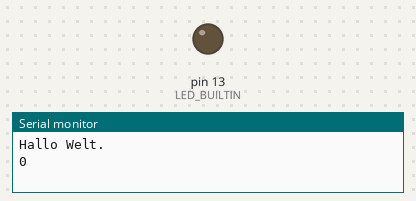
Simulated run of this sketch. Board: Arduino Uno, built with avr-gcc and run on an emulated ATmega328P. On the bench: output pins drawn as LEDs (lit = HIGH), the last lines printed to the serial monitor.

Above: at 0.5 s.
At 35.7 s:
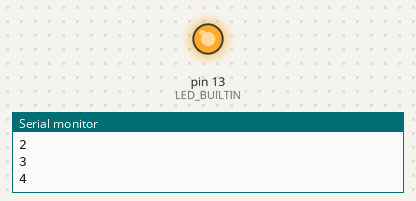
Timing chart, 0 to 36.4 s (numbered marks = the images above):
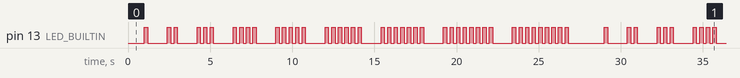

Measured:
- by itself, pin 13 (LED_BUILTIN): moves between LOW and HIGH, repeating every 28.0 s
- by itself, everything shown: repeats every 28.0 s, in 90 steps

The sketch:

sketch_hallo.ino
```cpp
int i = 0;

void setup() {
  // put your setup code here, to run once
  Serial.begin(115200);
  Serial.println("Hallo Welt.");
  pinMode(LED_BUILTIN, OUTPUT);
}

void loop() {
  // put your main code here, to run repeatedly:
  Serial.println(i);
  for(int j = 0; j < i; j++) {
     digitalWrite(LED_BUILTIN, HIGH);
     delay(200);
     digitalWrite(LED_BUILTIN, LOW);
     delay(200);
  }

  delay(1000);
  i = (i + 1) % 10;
}
```
